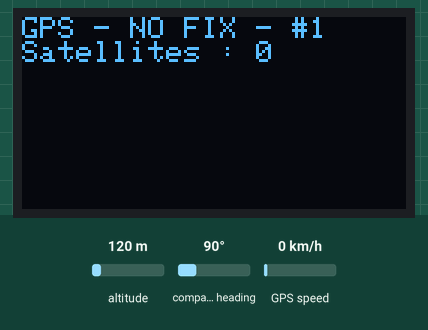
This sketch was run on a simulated ESP8266 (NodeMCU). Parts: 128×64 one-colour display. Inputs (shaded band) come from the test bench; at power-on: altitude 120 m, compass heading 90°, GPS speed 0 km/h. The GPS gets a fix after 3 s at 37.7749, -122.4194 with 8 satellites; what the sketch prints to the serial monitor is not drawn.

Above: at 2.6 s.
2.7 s: altitude set to 20 m
At 3.39 s:
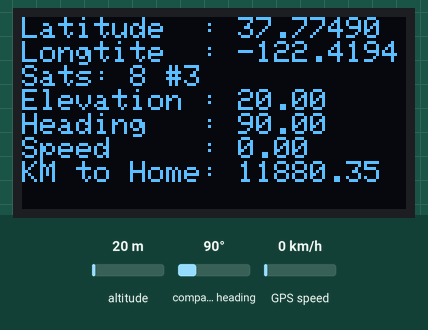
5.2 s: compass heading set to 7°
At 5.41 s:
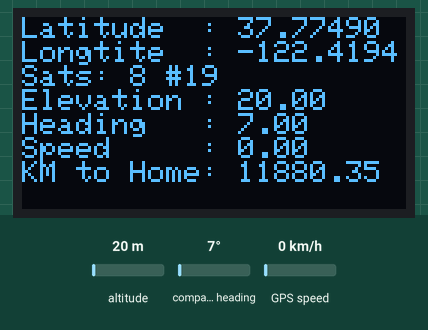
6.8 s: GPS speed set to 2 km/h
At 7.42 s:
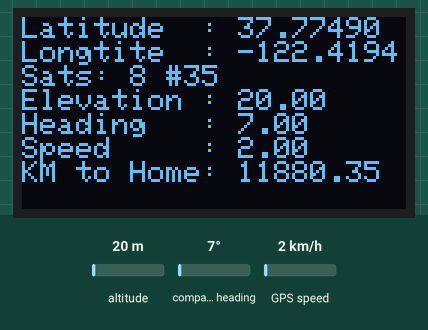
8.8 s: altitude set to 250 m
At 9.44 s:
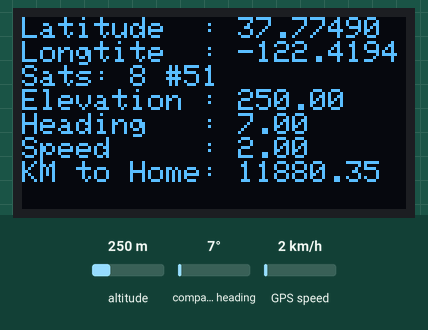
Timing chart, 0 to 11.8 s (numbered marks = the images above; inputs shaded):
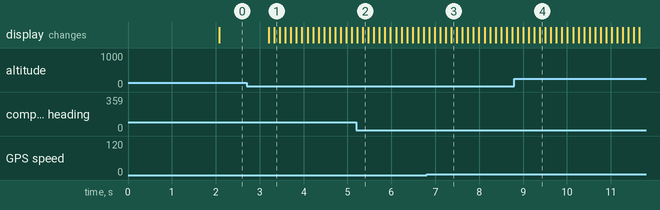

The sketch:

ESP8266_GPS_OLED.ino
```cpp
#include <SPI.h>
#include <Wire.h>
#include <Adafruit_GFX.h>
#include <Adafruit_SSD1306.h>

#include <TinyGPS.h>                          // Tiny GPS Plus Library
#include <SoftwareSerial.h>                   // Software Serial Library so we can use other Pins for communication with the GPS module

#define OLED_RESET          0
#define OLED_ADDR           0x3C
#define NUMFLAKES           10
#define XPOS                0
#define YPOS                1
#define DELTAY              2

#define LOGO16_GLCD_HEIGHT  16
#define LOGO16_GLCD_WIDTH   16

#define GPS_RXPin           D7
#define GPS_TXPin           D8
#define GPSBaud             9600

double Home_LAT = 32.27922;                   // Your Home Latitude
double Home_LNG = 34.8523;                    // Your Home Longitude

TinyGPS gps;                                  // Create an Instance of the TinyGPS++ object called gps
SoftwareSerial ss(GPS_RXPin, GPS_TXPin);      // The serial connection to the GPS device
Adafruit_SSD1306 display(OLED_RESET);
int counter = 0;

void setup()
{
  Serial.begin(921600);                       // IMPORTANT : Changed from 115200
  display.begin(SSD1306_SWITCHCAPVCC, OLED_ADDR);  // initialize with the I2C addr 0x3D (for the 128x64)
  display.clearDisplay();                     // Clear OLED display
  display.setTextSize(1);                     // Set OLED text size to small
  display.setTextColor(WHITE);                // Set OLED color to White
  display.setCursor(0, 0);                    // Set cursor to 0,0
  display.println("GPS example");
  display.println("Version" + TinyGPS::library_version());
  display.display();                          // Update display
  ss.begin(GPSBaud);                          // Set Software Serial Comm Speed to 9600
  Serial.print("Simple TinyGPS library v. ");
  Serial.println(TinyGPS::library_version());
  delay(1000);
}


/**
 * satellites used in last full GPGGA sentence
 */
unsigned short satellites() {
  unsigned short _numsats = gps.satellites();
  if (_numsats == 255) {
    return 0;
  }
  else {
    return _numsats;
  }
}

void loop()
{
  counter++;
  float flat, flon;
  unsigned long age, date, time, chars = 0;

  gps.f_get_position(&flat, &flon, &age);
  unsigned short sats = satellites();
  display.clearDisplay();
  display.setCursor(0, 0);
  if (TinyGPS::GPS_INVALID_F_ANGLE != flat) {
    Serial.print("Number of satellites  : ");
    print_int(sats, TinyGPS::GPS_INVALID_SATELLITES, 5);
    Serial.print("GPS hoop  : ");
    print_int(gps.hdop(), TinyGPS::GPS_INVALID_HDOP, 5);
    display.print("Latitude  : ");
    display.println(flat, 5);
    display.print("Longtite  : ");
    display.println(flon, 4);
    print_float(flat, TinyGPS::GPS_INVALID_F_ANGLE, 10, 6);
    print_float(flon, TinyGPS::GPS_INVALID_F_ANGLE, 11, 6);
    display.println("Sats: " + String(sats) + " #" + String(counter));
    display.println("Elevation : " + String(gps.f_altitude()));
    //display.println("ft");
    //  display.print("Time UTC  : ");
    //  display.print(gps.time.hour());                       // GPS time UTC
    //  display.print(":");
    //  display.print(gps.time.minute());                     // Minutes
    //  display.print(":");
    //  display.println(gps.time.second());                   // Seconds
    display.println("Heading   : " + String(gps.f_course()));
    display.println("Speed     : " + String(gps.f_speed_kmph()));

    float DTH = TinyGPS::distance_between(flat, flon, Home_LAT, Home_LNG) / 1000;
    display.print("KM to Home: ");                        // Have TinyGPS Calculate distance to home and display it
    display.print(DTH);
    Serial.println("Distance to home  : " + String(DTH));
    //print_int(flat == TinyGPS::GPS_INVALID_F_ANGLE ? 0xFFFFFFFF :TinyGPS::distance_between(flat, flon, Home_LAT, Home_LNG) / 1000, 0xFFFFFFFF, 9);
    //smartdelay(500);                                      // Run Procedure smartDelay
    Serial.println("");
  }
  else {
    print_str("NO GPS SIGNAL", 20);
    Serial.println("Satellites : " + String(sats) + " Counter " + String(counter));
    display.println("GPS - NO FIX - #" + String(counter));
    display.println("Satellites : " + String(sats));
    delay(1000);
  }

  display.display();                                     // Update display
  smartdelay(100);                                      // Run Procedure smartDelay
  if( counter > 9999){
    counter = 0;
  }


  //  if (millis() > 5000 && gps.charsProcessed() < 10)
  //    display.println(F("No GPS data received: check wiring"));
}

/**

*/
static void smartdelay(unsigned long ms)                // This custom version of delay() ensures that the gps object is being "fed".
{
  unsigned long start = millis();
  do
  {
    while (ss.available())
      gps.encode(ss.read());
  } while (millis() - start < ms);
}

/**

*/
static void print_float(float val, float invalid, int len, int prec)
{
  if (val == invalid)
  {
    while (len-- > 1)
      Serial.print('*');
    Serial.print(' ');
  }
  else
  {
    Serial.print(val, prec);
    int vi = abs((int)val);
    int flen = prec + (val < 0.0 ? 2 : 1); // . and -
    flen += vi >= 1000 ? 4 : vi >= 100 ? 3 : vi >= 10 ? 2 : 1;
    for (int i = flen; i < len; ++i)
      Serial.print(' ');
  }
  Serial.println("");
  //smartdelay(0);
}

/**

*/
static void print_int(unsigned long val, unsigned long invalid, int len)
{
  char sz[32];
  if (val == invalid)
    strcpy(sz, "*******");
  else
    sprintf(sz, "%ld", val);
  sz[len] = 0;
  for (int i = strlen(sz); i < len; ++i)
    sz[i] = ' ';
  if (len > 0)
    sz[len - 1] = ' ';
  Serial.println(sz);
  //smartdelay(0);
}

/**

*/
static void print_date(TinyGPS &gps)
{
  int year;
  byte month, day, hour, minute, second, hundredths;
  unsigned long age;
  gps.crack_datetime(&year, &month, &day, &hour, &minute, &second, &hundredths, &age);
  if (age == TinyGPS::GPS_INVALID_AGE)
    Serial.print("********** ******** ");
  else
  {
    char sz[32];
    sprintf(sz, "%02d/%02d/%02d %02d:%02d:%02d ",
            month, day, year, hour, minute, second);
    Serial.print(sz);
  }
  print_int(age, TinyGPS::GPS_INVALID_AGE, 5);
  //smartdelay(0);
}

/**

*/
static void print_str(const char *str, int len)
{
  int slen = strlen(str);
  for (int i = 0; i < len; ++i)
    Serial.print(i < slen ? str[i] : ' ');
  //smartdelay(0);
  Serial.println("");
}
```
